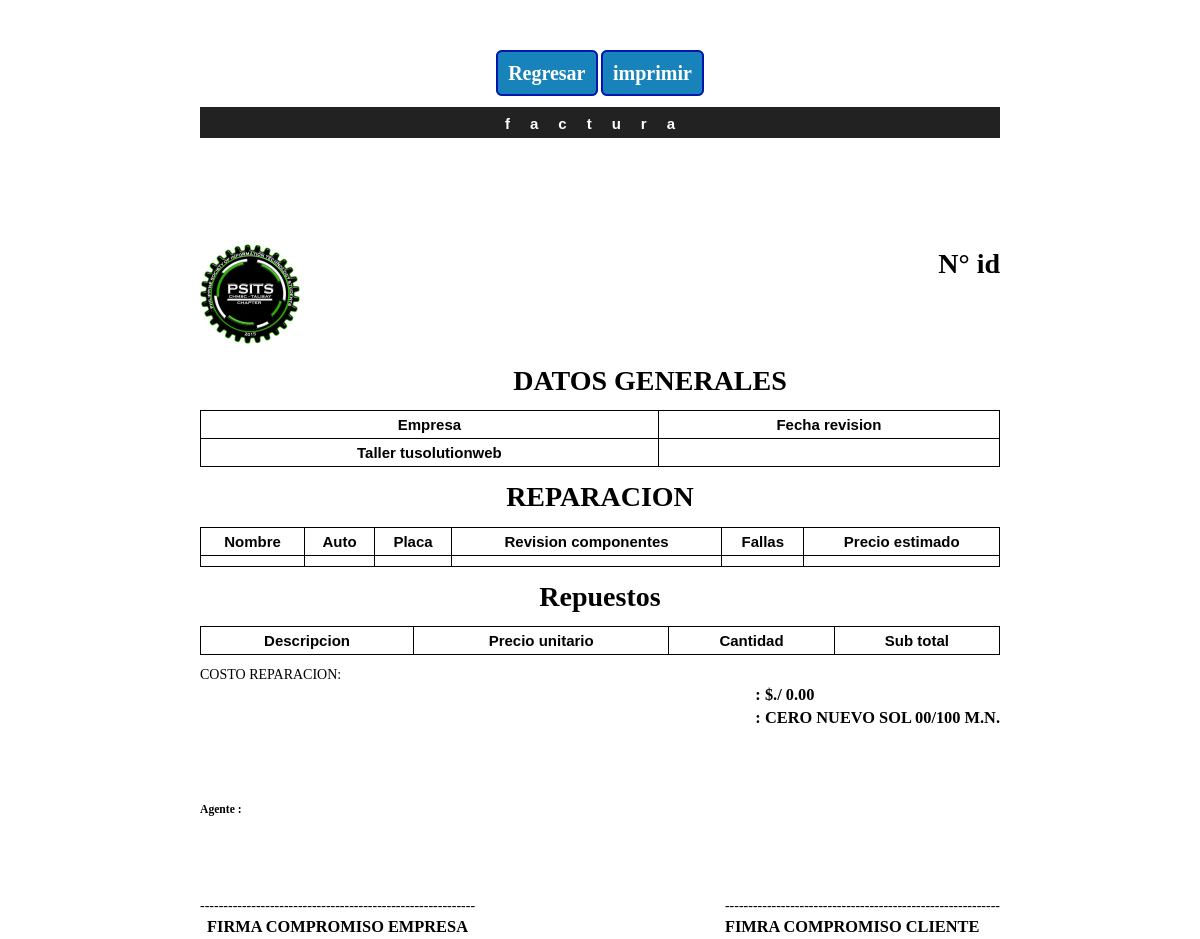
Before: /pagina/boletas_ventas/generar_factura.php with the older database file.
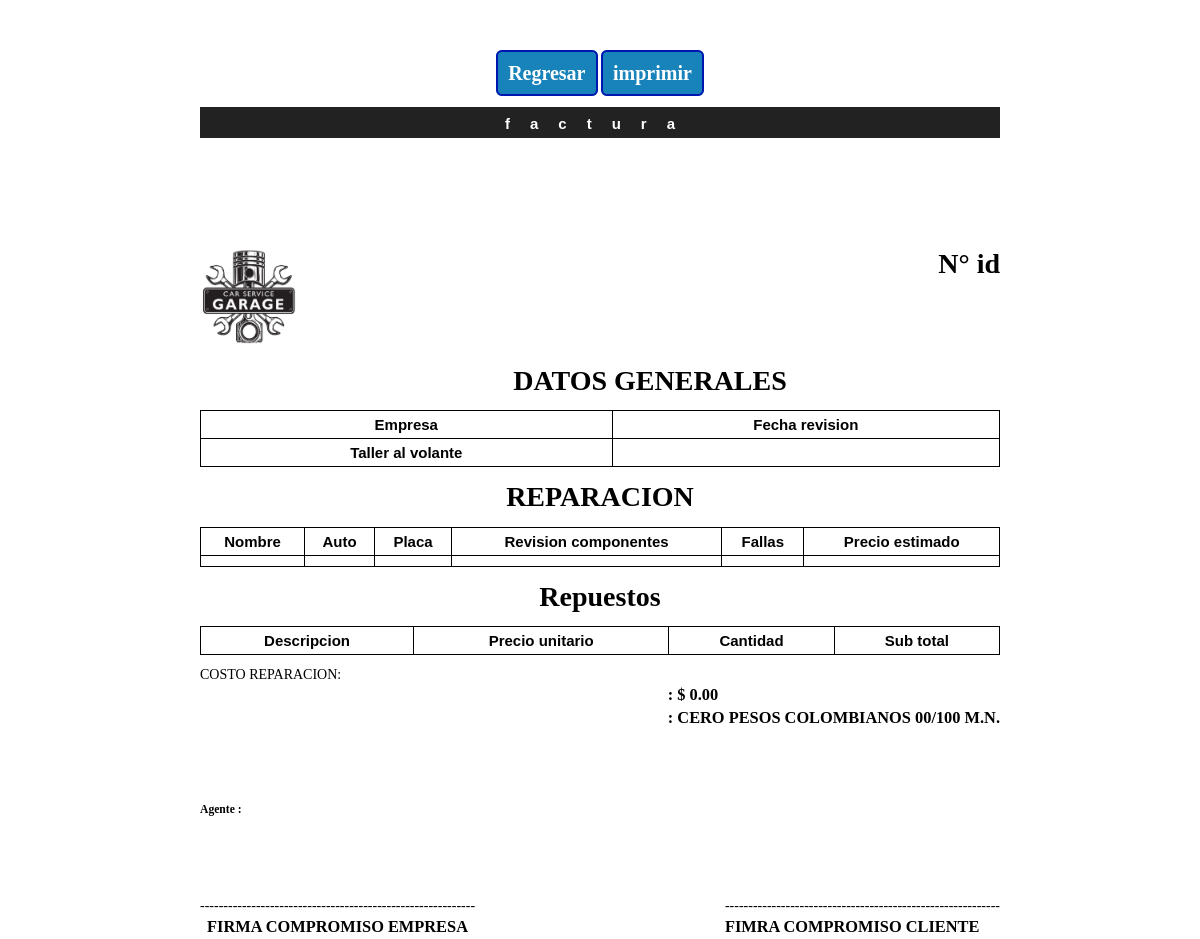
After: the same page with the newer database file.
### tables this page shows
CREATE TABLE `empresa` (
  `id_empresa` int(100) NOT NULL,
  `empresa` varchar(200) NOT NULL,
  `ruc` varchar(100) NOT NULL,
  `direccion` varchar(200) NOT NULL,
  `telefono` varchar(100) NOT NULL,
  `descripcion` varchar(2000) NOT NULL,
  `imagen` varchar(2000) NOT NULL,
  `correo` varchar(200) NOT NULL,
  `simbolo_moneda` varchar(200) NOT NULL,
  `impuesto` float NOT NULL,
  `tipo_moneda` varchar(200) NOT NULL
);

### pagina/boletas_ventas/ajax/Letras.php (called while the page is built, shortened)
<?php
class EnLetras
{
  var $Void = "";
  var $Dot = ".";
  var $Zero = "0";
  var $Neg = "Menos";
function ValorEnLetras($x, $Moneda )
{
    $s="";
    $Ent="";
    $Frc="";
    $Signo="";
    if(floatVal($x) < 0)
     $Signo = $this->Neg . " ";
    else
     $Signo = "";
    if(intval(number_format($x,2,'.','') )!=$x)
      $s = number_format($x,2,'.','');
    else
      $s = number_format($x,2,'.','');
    $Pto = strpos($s, $this->Dot);
    if ($Pto === false)
    {
      $Ent = $s;
      $Frc = $this->Void;
    }
    else
    {
      $Ent = substr($s, 0, $Pto );
      $Frc =  substr($s, $Pto+1);
    }
    if($Ent == $this->Zero || $Ent == $this->Void)
       $s = "Cero ";
    elseif( strlen($Ent) > 7)
    {
       $s = $this->SubValLetra(intval( substr($Ent, 0,  strlen($Ent) - 6))) .
             "Millones " . $this->SubValLetra(intval(substr($Ent,-6, 6)));
    }
    else
    {
      $s = $this->SubValLetra(intval($Ent));
    }
    $s = $s . $Moneda;
    if($Frc != $this->Void)
    {
       $s = $s . " " . $Frc. "/100";
    }
    return ($Signo . $s . " M.N.");
}
}
?>

### pagina/boletas_ventas/generar_factura.php (the view, shortened to what the changed rows need)
<!DOCTYPE html PUBLIC "-//W3C//DTD XHTML 1.0 Transitional//EN" "http://www.w3.org/TR/xhtml1/DTD/xhtml1-transitional.dtd">
<html xmlns="http://www.w3.org/1999/xhtml">
<head>
  <link rel='stylesheet' type='text/css' href='../layout/css/style.css' />
  <link rel='stylesheet' type='text/css' href='../layout/css/print.css' media="print" />
</head>
<body>
  <?php
      if(isset($_REQUEST['id_reparacion']))
            {
              $id_reparacion=$_REQUEST['id_reparacion'];
            }
            else
            {
            $id_reparacion=$_POST['id_reparacion'];
          }
           include ('../layout/dbcon.php');
require_once "ajax/Letras.php";
       $query11=mysqli_query($con,"select * from empresa ")or die(mysqli_error($con));
   while($row11=mysqli_fetch_array($query11)){
        $empresa=$row11['empresa'];
 $impuesto_producto=$row11['impuesto'];
  $simbolo_moneda=$row11['simbolo_moneda'];
    $tipo_moneda=$row11['tipo_moneda'];
     $imagen=$row11['imagen'];
      }
      $sum=0;
       $sum=$sum+$precio_estimado+($precio_estimado*$impuesto_producto/100);
 $V=new EnLetras();
 $con_letra=strtoupper($V->ValorEnLetras($sum,$tipo_moneda));
?>
   <br>
  <div id="page-wrap">
    <div id="identity">
                            <br>
   <br>
      <br>
    <div class="container">
   <div class="left">
   <img id="image" src="../configuracion/images/<?php echo $imagen;?>" alt="logo" width="100" height="100" /><br /><br />
       </div>
   <div class="right">
     <div id="customer">
<h1>N° id <?php echo $id_reparacion;?> </h1>
     </div>
       </div>
   </div>
<br><br><br><br><br><br>
<center><h1> DATOS GENERALES</h1></center>
             <table id="header3"  style="width:100%" >
                 <tr>
    <td><?php echo $empresa;?></td>
<td><?php echo $fecha_estimada;?></td>
                 </tr>
             </table>
<center><h1> REPARACION </h1></center>
<center><h1> Repuestos</h1></center>
                                    <table id="header3" style="width:100%"  >
                    <thead>
                      <tr>
<th> Descripcion </th>
<th> Precio unitario </th>
<th> Cantidad </th>
    <th>Sub total</th>
                      </tr>
                    </thead>
                  </table>
    <div class="container">
   <div class="right">
    <h3>: <?php echo $simbolo_moneda;?> <?php echo number_format($sum,2);?></h3>
 <h3>: <?php echo $con_letra;?> </h3>
       </div>
    </div>
<br><br><br><br><br><br>
</body>
</html>

Changed rows visible on the page:
changed empresa: imagen: a different picture; empresa "Taller tusolutionweb" → "Taller al volante"; simbolo_moneda "$./" → "$"; con_letra "CERO NUEVO SOL 00/100 M.N." → "CERO PESOS COLOMBIANOS 00/100 M.N."
